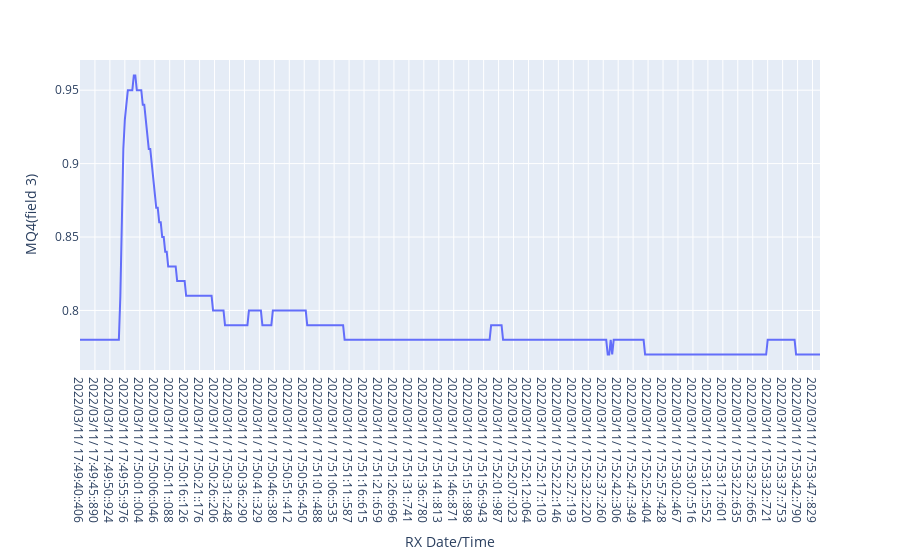

This figure's notebook cell:
### Code cell
# px.scatter(df18, y="time", x="date", size = 'count', color="Site_type", color_discrete_map = color_discrete_map, opacity = 1)

px.line(pc, x="RX Date/Time", y="MQ4(field 3)")

### Figure 1 — Plotly figure (JSON) as saved in the notebook; plotly's stock layout.template omitted (floating-point values rounded to 4 significant figures; data arrays with more than 128 entries replaced by an {"elided": "..."} marker saying what was removed)
{"data": [{"hovertemplate": "RX Date/Time=%{x}<br>MQ4(field 3)=%{y}<extra></extra>", "legendgroup": "", "line": {"color": "#636efa", "dash": "solid"}, "mode": "lines", "name": "", "orientation": "v", "showlegend": false, "type": "scatter", "x": {"elided": "497 str values"}, "xaxis": "x", "y": {"elided": "497 float values"}, "yaxis": "y"}], "layout": {"autosize": true, "legend": {"tracegroupgap": 0}, "margin": {"t": 60}, "xaxis": {"anchor": "y", "autorange": true, "domain": [0, 1], "range": [0, 495], "title": {"text": "RX Date/Time"}, "type": "category"}, "yaxis": {"anchor": "x", "autorange": true, "domain": [0, 1], "range": [0.7594, 0.9706], "title": {"text": "MQ4(field 3)"}, "type": "linear"}}}
